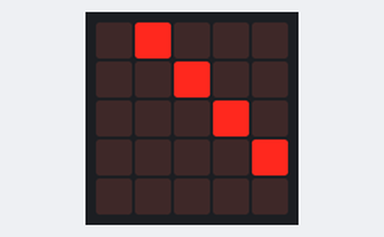
The program below on a simulated BBC micro:bit (MakeCode). Shown: the board's 5×5 LED display.

Above: at 0.01 s.
At 4.48 s:
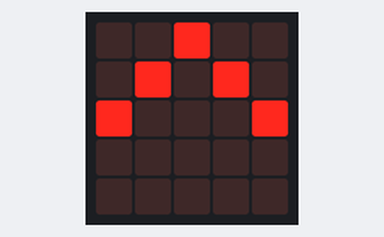
At 9.08 s:
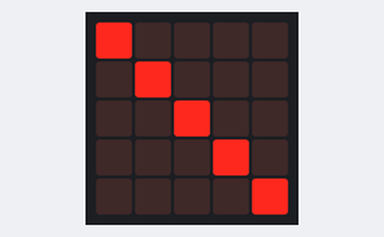
At 18.16 s:
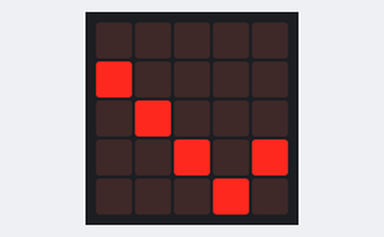
At 27.11 s:
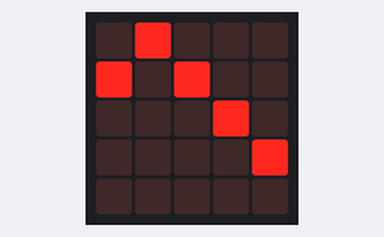
At 36.3 s:
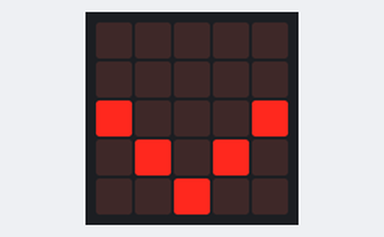

The program:

main.ts
```typescript
function endroit () {
    if (a >= 5) {
        ass1 = -1
    } else if (a <= 1) {
        ass1 = 1
    }
    if (b >= 5) {
        ass2 = -1
    } else if (b <= 1) {
        ass2 = 1
    }
    if (c >= 5) {
        ass3 = -1
    } else if (c <= 1) {
        ass3 = 1
    }
    if (d >= 5) {
        ass4 = -1
    } else if (d <= 1) {
        ass4 = 1
    }
    if (e >= 5) {
        ass5 = -1
    } else if (e <= 1) {
        ass5 = 1
    }
}
function bouge () {
    for (let x1 = 0; x1 <= 2; x1++) {
        led.plotBrightness(0, a - x1, liste[x1])
        led.plotBrightness(1, b - x1, liste[x1])
        led.plotBrightness(2, c - x1, liste[x1])
        led.plotBrightness(3, d - x1, liste[x1])
        led.plotBrightness(4, e - x1, liste[x1])
    }
    a += ass1
    b += ass2
    c += ass3
    d += ass4
    e += ass5
    basic.pause(20)
}
let ass5 = 0
let ass4 = 0
let ass3 = 0
let ass2 = 0
let ass1 = 0
let e = 0
let d = 0
let c = 0
let b = 0
let a = 0
let liste: number[] = []
liste = [0, 255, 0]
a = 0
b = 1
c = 2
d = 3
e = 4
ass1 = 1
ass2 = 1
ass3 = 1
ass4 = 1
ass5 = 1
basic.forever(function () {
    endroit()
    bouge()
})
```

test.ts
```typescript
// les tests vont ici ; cela ne sera pas compilé si ce paquet est utilisé en tant qu'extension.
```
